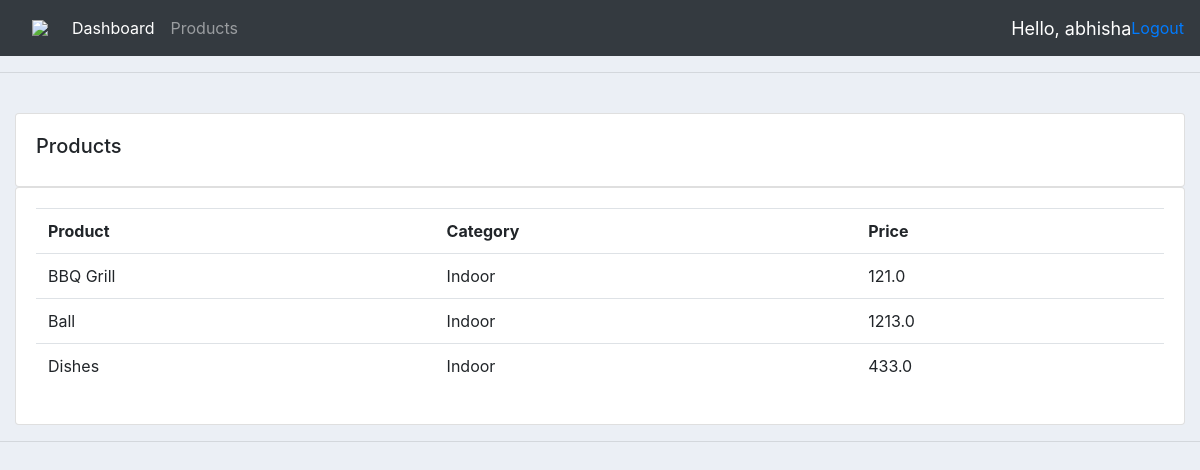
/products/ (signed in), run on the app's committed database.
### accounts/models.py (models this page shows, shortened)
class Product(models.Model):
    CATEGORY=(
        ('Indoor','Indoor'),
        ('Outdoor','Outdoor'),
    )
    name=models.CharField(max_length=200,null=True)
    price=models.FloatField(null=True)
    category=models.CharField(max_length=200,null=True,choices=CATEGORY)
    date_created=models.DateTimeField(auto_now_add=True,null=True)
    tag = models.ManyToManyField(Tag)

### accounts/decorators.py (the view)
        def wrapper_func(request,*args,**kwargs):
            group=None
            print(allowed_roles)
            if request.user.groups.exists():
                group=request.user.groups.all()[0].name
            if group in allowed_roles:
                return view_func(request,*args,**kwargs)
            else:
                return HttpResponse("You are not authorized to view this page")

### accounts/views.py (called while the page is built)
@login_required(redirect_field_name='login')
@allowed_users(allowed_roles=['admin'])
def products(request):
    products=Product.objects.all()
    return render(request,"accounts/products.html",{'products':products})

### accounts/templates/accounts/products.html
{% extends 'accounts/main.html'  %}
{% block content %}
	<div class="container-fluid">
		<br>
		<div class="row">
			<div class="col-md">
				<div class="card card-body">
					<h5>Products</h5>
				</div>
				<div class="card card-body">
					<table class="table">
						<tr>
							<th>Product</th>
							<th>Category</th>
							<th>Price</th>
						</tr>
						{% for i in products %}
						<tr>
							<td>{{i.name}}</td>
							<td>{{i.category}}</td>
							<td>{{i.price}}</td>
						</tr>
						{% endfor %}
					</table>
				</div>
			</div>
		</div>
    </div>
{% endblock %}

### accounts/templates/accounts/navbar.html (shortened to what this page needs)
{% load static %}
<nav class="navbar navbar-expand-lg navbar-dark bg-dark">
 <a class="nav-link" href="/"><img src={%static '' %}></a>
  <div class="collapse navbar-collapse" id="navbarNav">
    <ul class="navbar-nav">
        {% if request.user.is_staff %}
      <li class="nav-item active">
        <a class="nav-link" href="\">Dashboard</a>
      </li>
      <li class="nav-item">
        <a class="nav-link" href="products">Products</a>
      </li>
        {% else %}
        <li class="nav-item">
        <a class="nav-link" href="setting">Settings</a>
      </li>
        {% endif %}
    </ul>
  </div>
    <span id="hello-msg">Hello, {{request.user}}</span>
    <span><a href="{% url 'logout' %}">Logout</a></span>
</nav>

### accounts/templates/accounts/navbar.html (style rules this page uses)
#hello-msg { font-size:18px; color: #fff; margin-left:20px; }

### data on the page
Product: name "BBQ Grill", category "Indoor", price "121.0"
Product: name "Ball", category "Indoor", price "1213.0"
Product: name "Dishes", category "Indoor", price "433.0"

### other printed values
{{ request.user }} "abhisha"
